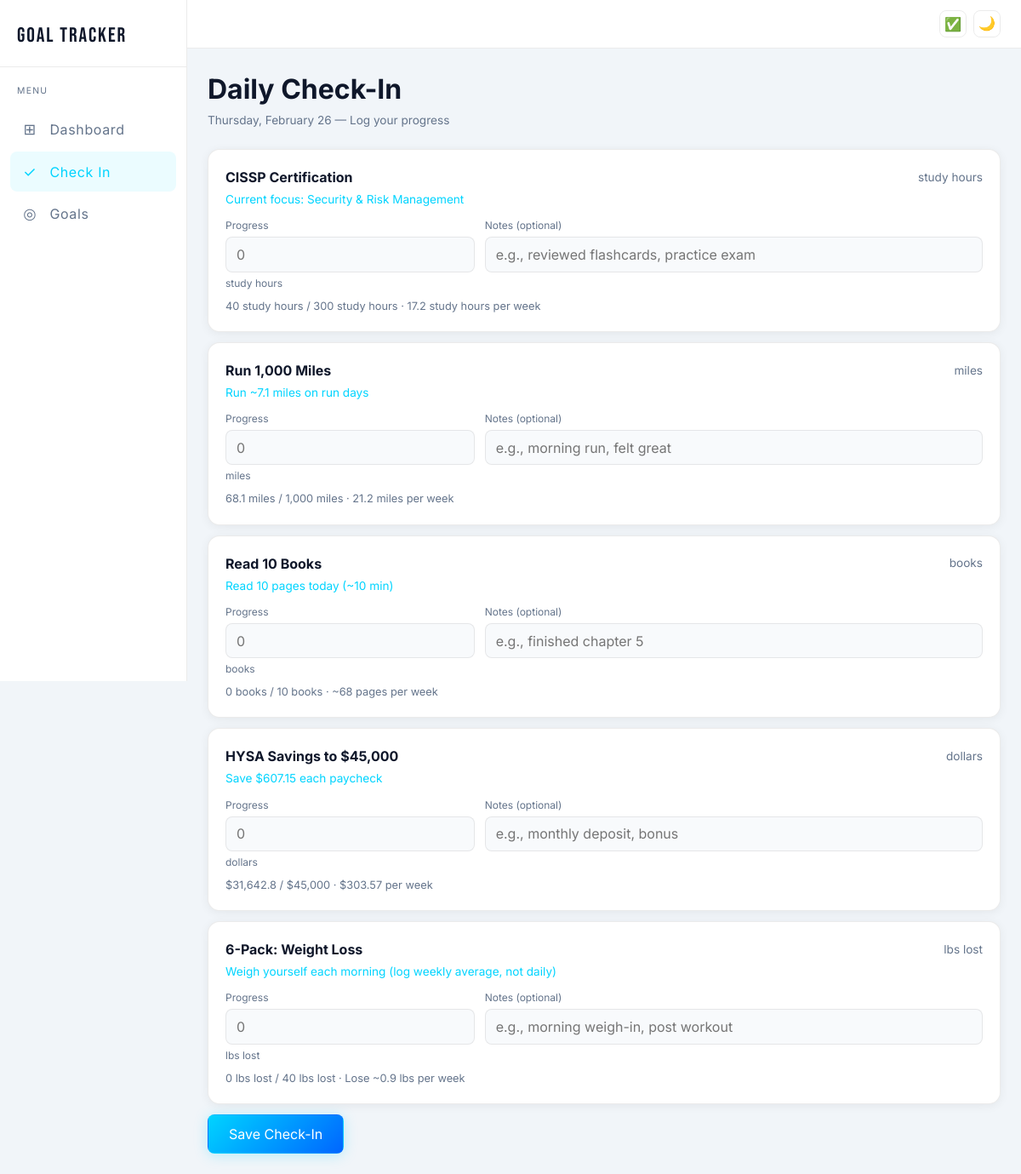
/checkin, run on the app's committed database.
### tables this page shows
CREATE TABLE goals (
            id INTEGER PRIMARY KEY AUTOINCREMENT,
            name TEXT NOT NULL,               -- "Run 1,000 miles"
            target_value REAL NOT NULL,        -- 1000
            current_value REAL DEFAULT 0,      -- How far you've gotten so far
            unit TEXT NOT NULL,                -- "miles", "books", "dollars"
            deadline TEXT NOT NULL,            -- "2026-12-31" (stored as text, ISO format)
            created_at TEXT NOT NULL,          -- When you created this goal
            category TEXT DEFAULT '',          -- Optional grouping like "fitness", "finance"
            notes TEXT DEFAULT '',             -- Any extra info about this goal
            start_value REAL DEFAULT 0,        -- Starting point (e.g., $30,000 for HYSA)
            system_type TEXT DEFAULT 'generic' -- Hints for the achievement system engine
        );

### app.py (the view, shortened to what this page needs)
@app.route("/checkin", methods=["GET", "POST"])
def checkin():
    goals = get_all_goals()
    goal_data = []
    for goal in goals:
        system = generate_system(goal)
        goal_data.append({"goal": goal, "system": system})
    return render_template("checkin.html", goal_data=goal_data, today=date.today())

### app.py (called while the page is built)
@app.template_filter("fmt_val")
def fmt_val(value, unit):
    rounded = f"{value:,.1f}".rstrip("0").rstrip(".")
    unit_lower = unit.strip().lower()
    if unit_lower in PREFIX_UNITS or unit.strip() in ("$", "£", "€"):
        symbol = "$" if unit_lower in ("dollars", "dollar", "usd") else unit.strip()
        return f"{symbol}{rounded}"
    return f"{rounded} {unit}"

@app.before_request
def ensure_csrf_token():
    if "csrf_token" not in session:
        session["csrf_token"] = secrets.token_hex(32)

@app.context_processor
def inject_csrf():
    return {
        "csrf_token": session.get("csrf_token", ""),
        "strava_configured": strava_configured(),
        "gcal_configured": gcal_configured(),
    }

### database.py (called while the page is built)
def get_db():
    db = sqlite3.connect(DATABASE)
    db.row_factory = sqlite3.Row
    db.execute("PRAGMA foreign_keys = ON")  # Enforce relationships between tables
    return db

def get_all_goals():
    db = get_db()
    goals = db.execute("SELECT * FROM goals ORDER BY deadline ASC").fetchall()
    db.close()
    return goals

### gcal.py (called while the page is built)
def is_configured():
    return bool(GCAL_ICAL_URL)

### strava.py (called while the page is built)
def is_configured():
    return all([STRAVA_CLIENT_ID, STRAVA_CLIENT_SECRET, STRAVA_REFRESH_TOKEN])

### systems.py (called while the page is built)
def _running_tips(ctx):
    tips = []
    if ctx["pace_status"] == "behind":
        tips.append("Consider adding a 4th short run day to catch up.")
        tips.append("Even a 1-mile jog counts — consistency beats intensity.")
    if ctx["pace_status"] == "ahead":
        tips.append("Great pace! Don't increase mileage more than 10% per week to avoid injury.")
    tips.append("Rest days are for recovery — stretching and foam rolling help.")
    return tips

def _percentage_milestones(goal, percentages):
    start = goal["start_value"] or 0
    total = goal["target_value"] - start
    unit = goal["unit"]
    milestones = []
    for pct in percentages:
        value = start + (total * pct / 100)
        if pct == 100:
            name = f"GOAL COMPLETE! {goal['target_value']} {unit}!"
        else:
            name = f"{pct}% — {round(value, 1)} {unit} reached"
        milestones.append((name, round(value, 1)))
    return milestones

def _count_milestones(goal):
    target = int(goal["target_value"])
    start = int(goal["start_value"] or 0)
    milestones = []
    for i in range(start + 1, target + 1):
        name = f"Book #{i} complete!" if "book" in goal["unit"].lower() else f"{i} {goal['unit']} done!"
        milestones.append((name, i))
    return milestones

### templates/checkin.html (shortened to what this page needs)
{% extends "base.html" %}
{% block content %}
<div class="checkin-header">
    <h1>Daily Check-In</h1>
    <p class="subtitle">{{ today.strftime('%A, %B %d') }} — Log your progress</p>
</div>
<form method="POST" action="/checkin" class="checkin-form">
    {% for item in goal_data %}
    <div class="card checkin-card">
        <div class="checkin-goal-header">
            <h3>{{ item.goal.name }}</h3>
            <span class="checkin-unit">{{ item.goal.unit }}</span>
        </div>
        {% if item.system.daily_actions %}
        <p class="checkin-hint">{{ item.system.daily_actions[0] }}</p>
        {% endif %}
        <div class="checkin-inputs">
            <div class="input-group">
                <label for="value_{{ item.goal.id }}">Progress</label>
                <input type="number"
                       id="value_{{ item.goal.id }}"
                       name="value_{{ item.goal.id }}"
                       placeholder="0"
                       step="any"
                       inputmode="decimal"
                       class="checkin-input">
                <span class="input-unit">{{ item.goal.unit }}</span>
            </div>
            <div class="input-group notes-group">
                <label for="notes_{{ item.goal.id }}">Notes (optional)</label>
                <input type="text"
                       id="notes_{{ item.goal.id }}"
                       name="notes_{{ item.goal.id }}"
                       placeholder="{% if item.goal.system_type == 'running' %}e.g., morning run, felt great{% elif item.goal.system_type == 'reading' %}e.g., finished chapter 5{% elif item.goal.system_type == 'savings' %}e.g., monthly deposit, bonus{% elif item.goal.system_type == 'study' %}e.g., reviewed flashcards, practice exam{% elif item.goal.system_type == 'fitness_weight' %}e.g., morning weigh-in, post workout{% elif item.goal.system_type == 'fitness_waist' %}e.g., morning measurement{% else %}e.g., what you did today{% endif %}"
                       class="checkin-input">
            </div>
        </div>
        <div class="checkin-context">
            {{ item.goal.current_value | fmt_val(item.goal.unit) }} / {{ item.goal.target_value | fmt_val(item.goal.unit) }}
            · {{ item.system.weekly_target }}
        </div>
    </div>
    {% endfor %}
    <button type="submit" class="btn btn-primary btn-lg btn-submit">Save Check-In</button>
</form>
{% endblock %}

### static/style.css (style rules this page uses)
:root { --cyan: #00d4ff; --pink: #f72585; --purple: #7c3aed; --orange: #f97316; --green: #10b981; --ahead: #10b981; --on-track: #00d4ff; --behind: #f72585; --radius: 14px; --radius-sm: 8px; --sidebar-w: 220px; }
[data-theme="light"] { --bg: #f1f5f9; --bg-sidebar: #ffffff; --bg-topbar: #ffffff; --bg-card: #ffffff; --bg-card-hover: #f8fafc; --bg-input: #f8fafc; --bg-btn: rgba(0,0,0,0.04); --bg-btn-hover: rgba(0,0,0,0.08); --border: rgba(0,0,0,0.08); --border-hover: rgba(0,212,255,0.4); --text: #0f172a; --text-muted: #64748b; --shadow-card: 0 2px 12px rgba(0,0,0,0.06); --shadow-card-hover: 0 8px 24px rgba(0,0,0,0.12); --progress-bg: rgba(0,0,0,0.06); }
* { margin: 0; padding: 0; box-sizing: border-box; }
body { font-family: 'Inter', -apple-system, BlinkMacSystemFont, sans-serif; background: var(--bg); color: var(--text); line-height: 1.5; min-height: 100vh; -webkit-font-smoothing: antialiased; -moz-osx-font-smoothing: grayscale; }
.card { background: var(--bg-card); border: 1px solid var(--border); border-radius: var(--radius); padding: 1.25rem; margin-bottom: 1rem; box-shadow: var(--shadow-card); animation: fadeSlideUp 0.4s ease both; }
.btn { display: inline-block; padding: 0.5rem 1rem; border: 1px solid var(--border); border-radius: var(--radius-sm); background: var(--bg-btn); color: var(--text); font-size: 0.9rem; font-family: inherit; cursor: pointer; transition: all 0.2s ease; text-align: center; }
.btn-primary { background: linear-gradient(135deg, var(--cyan), #0066ff); border-color: transparent; color: #fff; box-shadow: 0 2px 16px rgba(0,212,255,0.25); }
.btn-lg { padding: 0.75rem 1.5rem; font-size: 1rem; }
.subtitle { color: var(--text-muted); font-size: 0.85rem; margin-top: 0.1rem; }
.checkin-header { margin-bottom: 1.5rem; }
.checkin-card { margin-bottom: 0.75rem; }
.checkin-goal-header { display: flex; justify-content: space-between; align-items: center; margin-bottom: 0.25rem; }
.checkin-goal-header h3 { font-size: 1rem; }
.checkin-unit { color: var(--text-muted); font-size: 0.85rem; }
.checkin-hint { color: var(--cyan); font-size: 0.85rem; margin-bottom: 0.75rem; }
.checkin-inputs { display: flex; gap: 0.75rem; margin-bottom: 0.5rem; }
.input-group { flex: 1; position: relative; }
.notes-group { flex: 2; }
.input-group label { display: block; font-size: 0.75rem; color: var(--text-muted); margin-bottom: 0.25rem; }
.checkin-input { width: 100%; padding: 0.6rem 0.75rem; background: var(--bg-input); border: 1px solid var(--border); border-radius: var(--radius-sm); color: var(--text); font-size: 1rem; font-family: inherit; transition: border-color 0.2s ease, box-shadow 0.2s ease; }
.input-unit { display: block; margin-top: 0.25rem; color: var(--text-muted); font-size: 0.75rem; }
.checkin-context { font-size: 0.8rem; color: var(--text-muted); }

### data on the page
goals: goal.name "CISSP Certification", goal.unit "study hours", goal.unit "study hours", goal.current_value|fmt_val "40 study hours", goal.target_value|fmt_val "300 study hours"
goals: goal.name "Run 1,000 Miles", goal.unit "miles", goal.unit "miles", goal.current_value|fmt_val "68.1 miles", goal.target_value|fmt_val "1,000 miles"
goals: goal.name "Read 10 Books", goal.unit "books", goal.unit "books", goal.current_value|fmt_val "0 books", goal.target_value|fmt_val "10 books"
goals: goal.name "HYSA Savings to $45,000", goal.unit "dollars", goal.unit "dollars", goal.current_value|fmt_val "$31,642.8", goal.target_value|fmt_val "$45,000"
goals: goal.name "6-Pack: Weight Loss", goal.unit "lbs lost", goal.unit "lbs lost", goal.current_value|fmt_val "0 lbs lost", goal.target_value|fmt_val "40 lbs lost"

### other printed values
{{ item.system.daily_actions[0] }} "Current focus: Security & Risk Management" "Run ~7.1 miles on run days" "Read 10 pages today (~10 min)" "Save $607.15 each paycheck" "Weigh yourself each morning (log weekly average, not daily)"
{{ item.system.weekly_target }} "17.2 study hours per week" "21.2 miles per week" "~68 pages per week" "$303.57 per week" "Lose ~0.9 lbs per week"
